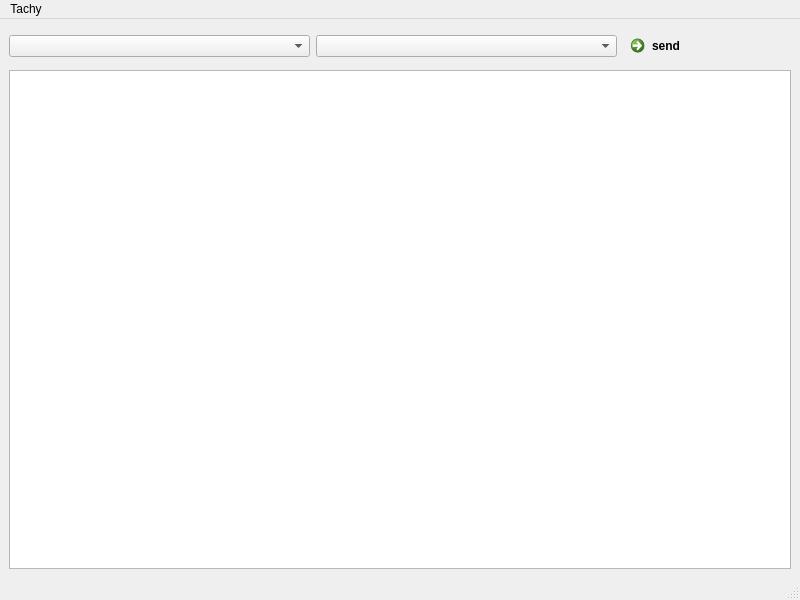
<?xml version="1.0" encoding="UTF-8"?>
<ui version="4.0">
 <class>MainWindow</class>
 <widget class="QMainWindow" name="MainWindow">
  <property name="geometry">
   <rect>
    <x>0</x>
    <y>0</y>
    <width>800</width>
    <height>600</height>
   </rect>
  </property>
  <property name="windowTitle">
   <string>TachyConsole</string>
  </property>
  <widget class="QWidget" name="centralwidget">
   <layout class="QVBoxLayout" name="verticalLayout">
    <item>
     <layout class="QHBoxLayout" name="horizontalLayout" stretch="1,1,0">
      <item>
       <widget class="QComboBox" name="dialect_selector"/>
      </item>
      <item>
       <widget class="QComboBox" name="command_selector"/>
      </item>
      <item>
       <widget class="QCommandLinkButton" name="send_command">
        <property name="text">
         <string>send</string>
        </property>
       </widget>
      </item>
     </layout>
    </item>
    <item>
     <widget class="QPlainTextEdit" name="log_viewer">
      <property name="undoRedoEnabled">
       <bool>false</bool>
      </property>
      <property name="readOnly">
       <bool>true</bool>
      </property>
     </widget>
    </item>
   </layout>
  </widget>
  <widget class="QMenuBar" name="menubar">
   <property name="geometry">
    <rect>
     <x>0</x>
     <y>0</y>
     <width>800</width>
     <height>26</height>
    </rect>
   </property>
   <widget class="QMenu" name="menuTachy">
    <property name="title">
     <string>Tachy</string>
    </property>
    <addaction name="actionconnect"/>
    <addaction name="actionidentify"/>
    <addaction name="actionextract_capabilities"/>
    <addaction name="actiondump_implementation_chart"/>
    <addaction name="actionJoystick"/>
    <addaction name="separator"/>
    <addaction name="action_Quit"/>
   </widget>
   <addaction name="menuTachy"/>
  </widget>
  <widget class="QStatusBar" name="statusbar"/>
  <action name="actionconnect">
   <property name="text">
    <string>&amp;connect</string>
   </property>
  </action>
  <action name="actionidentify">
   <property name="text">
    <string>&amp;identify</string>
   </property>
  </action>
  <action name="action_Quit">
   <property name="text">
    <string>&amp;Quit</string>
   </property>
  </action>
  <action name="actionextract_capabilities">
   <property name="text">
    <string>extract capabilities</string>
   </property>
  </action>
  <action name="actiondump_implementation_chart">
   <property name="text">
    <string>dump implementation chart</string>
   </property>
  </action>
  <action name="actionJoystick">
   <property name="text">
    <string>Joystick</string>
   </property>
  </action>
 </widget>
 <resources/>
 <connections/>
</ui>
